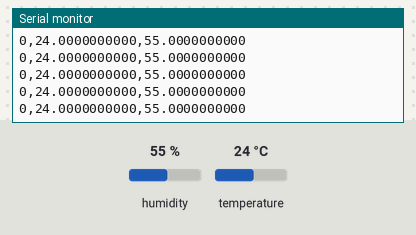
The sketch below on a simulated Arduino Uno, built with avr-gcc and run on an emulated ATmega328P. Shown: the last lines printed to the serial monitor. Inputs (shaded band) come from the test bench; at power-on: humidity 55 %, temperature 24 °C.

Above: at 3.0 s.
3.1 s: humidity set to 22 %
At 4.39 s:
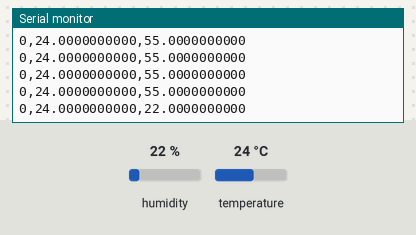
5.8 s: temperature set to 12 °C
At 6.2 s:
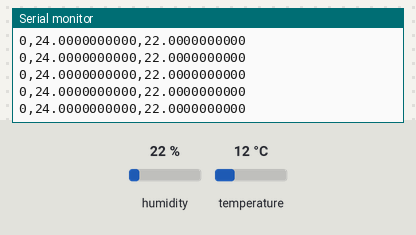
8.5 s: humidity set to 40 %
At 8.61 s:
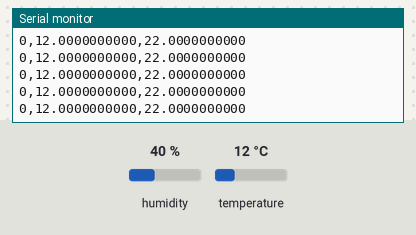
Timing chart, 0 to 11.5 s (numbered marks = the images above; inputs shaded):
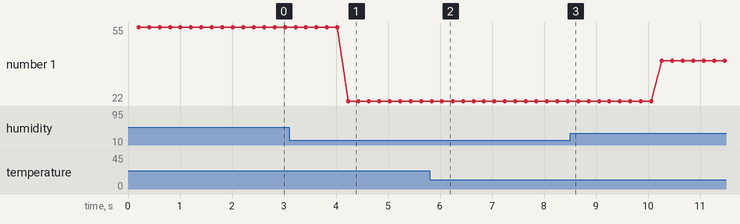

Measured:
- after the input at 3.1 s, the serial monitor: prints a new line after 1.1 s (image 1)
- plotted number 1: 55 → 22 after the input at 3.1 s, 22 → 40 after the input at 8.5 s

The sketch:

DHTtester.ino
```cpp
// Example testing sketch for various DHT humidity/temperature sensors
// Written by ladyada, public domain

#include "DHT.h"

#define DHTPIN 2     // what pin we're connected to

// Uncomment whatever type you're using!
//#define DHTTYPE DHT11   // DHT 11
#define DHTTYPE DHT22   // DHT 22  (AM2302)
//#define DHTTYPE DHT21   // DHT 21 (AM2301)

// Connect pin 1 (on the left) of the sensor to +5V
// NOTE: If using a board with 3.3V logic like an Arduino Due connect pin 1
// to 3.3V instead of 5V!
// Connect pin 2 of the sensor to whatever your DHTPIN is
// Connect pin 4 (on the right) of the sensor to GROUND
// Connect a 10K resistor from pin 2 (data) to pin 1 (power) of the sensor

// Initialize DHT sensor for normal 16mhz Arduino
DHT dht(DHTPIN, DHTTYPE);
// NOTE: For working with a faster chip, like an Arduino Due or Teensy, you
// might need to increase the threshold for cycle counts considered a 1 or 0.
// You can do this by passing a 3rd parameter for this threshold.  It's a bit
// of fiddling to find the right value, but in general the faster the CPU the
// higher the value.  The default for a 16mhz AVR is a value of 6.  For an
// Arduino Due that runs at 84mhz a value of 30 works.
// Example to initialize DHT sensor for Arduino Due:
//DHT dht(DHTPIN, DHTTYPE, 30);

void setup() {
  Serial.begin(115200);
  //Serial.println("DHTxx test!");

  dht.begin();
}

void loop() {
  // Wait a few seconds between measurements.
  delay(200);

  // Reading temperature or humidity takes about 250 milliseconds!
  // Sensor readings may also be up to 2 seconds 'old' (its a very slow sensor)
  float humid = dht.readHumidity();
  // Read temperature as Celsius
  float temp = dht.readTemperature();

  // Check if any reads failed and exit early (to try again).
  if (isnan(humid) || isnan(temp)) {
    Serial.println("Failed to read from DHT sensor!");
    return;
  }

  /*Advanced code using with "Telemetry Viewer v0.8"*/
  char temp_text[30];
  char humid_text[30];

  dtostrf(temp, 10, 10, temp_text);
  dtostrf(humid, 10, 10, humid_text);

  char text[65];
  snprintf(text, 65, "0,%s,%s", temp_text, humid_text);
  Serial.println(text);

  /*Standard code ising in Linux*/
  //Serial.print("Humidity: ");
  //Serial.print(humid);
  //Serial.print(" %\t");
  //Serial.print(";");
  //Serial.print("Temperature: ");
  //Serial.println(temp);
  //Serial.println(" *C ");
}
```
